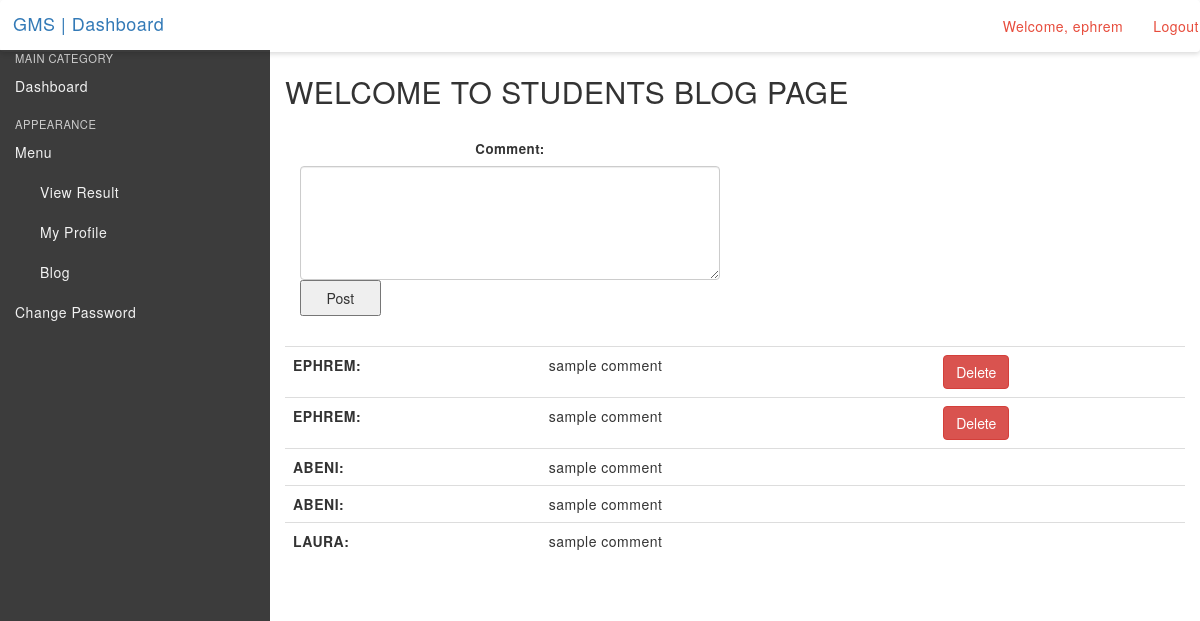
Page /comment.php (signed in) on the committed database.
### tables this page shows
CREATE TABLE `comment` (
  `id` int(11) NOT NULL,
  `studentId` int(11) NOT NULL,
  `comment` varchar(300) NOT NULL,
  `Name` varchar(20) DEFAULT NULL
);

### comment.php (the view, shortened to what this page needs)
<?php
$StudentId = $_SESSION['sess_studentId'];
if(strlen($_SESSION['alogin'])=="")
    {
    header("Location: index.php");
    }
elseif($_SESSION['sess_userrole']!="student"){
    header("Location: index.php");
}
else{
?>
<!DOCTYPE html>
<html lang="en">
    <head>
        <link rel="stylesheet" href="css/bootstrap.min.css" media="screen" >
        <link rel="stylesheet" href="css/font-awesome.min.css" media="screen" >
        <link rel="stylesheet" href="css/animate-css/animate.min.css" media="screen" >
        <link rel="stylesheet" href="css/lobipanel/lobipanel.min.css" media="screen" >
        <link rel="stylesheet" href="css/toastr/toastr.min.css" media="screen" >
        <link rel="stylesheet" href="css/icheck/skins/line/blue.css" >
        <link rel="stylesheet" href="css/icheck/skins/line/red.css" >
        <link rel="stylesheet" href="css/icheck/skins/line/green.css" >
        <link rel="stylesheet" href="css/main.css" media="screen" >
        <link rel="stylesheet" href="https://maxcdn.bootstrapcdn.com/bootstrap/3.3.7/css/bootstrap.min.css">
    </head>
    <body class="top-navbar-fixed">
        <div class="main-wrapper">
              <?php include('includes/topbar.php');?>
            <div class="content-wrapper">
                <div class="content-container">
                    <?php include('includes/studentleftbar.php');?>
                    <div class="main-page">
                        <div class="container-fluid">
                            <div class="row page-title-div">
                            <h2 class="title">WELCOME TO STUDENTS BLOG PAGE</h2>
                                <div class="col-sm-6">
                                    <center>
                                        <div class="form-group">
                                            <form action="comment.php" method="POST">
                                            <table>
                                            <br><input type="hidden" value="<?php echo $username; ?>" name="name"/></td></tr>
                                            <label for="comment">Comment:</label>
                                            <textarea class="form-control" name="comment" rows="5" id="comment"></textarea>
                                            <tr><td colspan="2"><input type="submit" name="submit" value="Post"></td></tr>
                                            </table>
                                            </form>
                                        </div>
                                        </div>
                                        <table class="table table-hover">
                                         <tbody>
                                                    <?php
                                                        $query = "SELECT * from comment ";
                                                        $stmt = $dbh->prepare($query);
                                                        $stmt->execute();
                                                        $resultss=$stmt->fetchAll(PDO::FETCH_OBJ);
                                                        if($stmt->rowCount() > 0)
                                                        {
                                                        foreach($resultss as $row)
                                                        {
                                                        $commentid = $row->id;
                                                    ?>
                                            <tr>
                                                <td><b><?php echo strtoupper($row->Name);?>:</b> </td>
                                                <td><?php echo $row->comment;?> </td>
                                                <td> <?php  if($StudentId == $row->studentId){?>
                                                            <a href='deletecomment.php?commentid=<?php echo $commentid;?>'><button type="button" class="btn btn-danger">Delete</button></a></td>
                                                    <?php } ?>
                                       <?php  }  ?>
                                       </tr>
                                        </tbody>
                                        </table>
                                    <div>   <?php } else {
                                         echo '<div class="alert alert-success left-icon-alert" role="alert"> ';
                                          echo ' <a href="#" class="close" data-dismiss="alert">&times;</a> ';
                                           echo ' <strong></strong>Well done! The flag is Y0U_AR3_7H3_B357 ';
                                         }
                                         ?>
                                       </div>
                                </div>
                            </div>
                        </div>
                    </div>
                </div>
            </div>
    </body>
</html>
<?php } ?>

### includes/topbar.php (shortened to what this page needs)
<?php
$username =$_SESSION['sess_username'];
if(strlen($_SESSION['alogin'])=="")
    {
    header("Location: index.php");
	}
else {
?>
  <nav class="navbar top-navbar bg-maroon box-shadow">
            	<div class="container-fluid">
                    <div class="row">
                        <div class="navbar-header no-padding">
                			<a class="navbar-brand" href="#">
                			    GMS | Dashboard
                			</a>
                        </div>
                          	<ul class="nav navbar-nav navbar-right" data-dropdown-in="fadeIn" data-dropdown-out="fadeOut">
									<li><a href="#" class="color-danger text-center"><i class=""></i> Welcome, <?php echo $username;?>  </a></li>
                				    <li><a href="logout.php" class="color-danger text-center">Logout</a></li>
                			</ul>
                    </div>
            	</div>
            </nav>
<?php } ?>

### includes/studentleftbar.php
<div class="left-sidebar bg-black-300 box-shadow ">
                        <div class="sidebar-content">
                          <div class="sidebar-nav">
                                <ul class="side-nav color-gray">
                                    <li class="nav-header">
                                        <span class="">Main Category</span>
                                    </li>
                                    <li>
                                        <a href="#"> <span>Dashboard</span> </a>
                                    </li>
                                    <li class="nav-header">
                                        <span class="">Appearance</span>
                                    </li>
					<li class="has-children">
                                        <a href="#"></i> <span>Menu</span></a>
                                        <ul class="child-nav">
                                            <li><a href="find-result.php"> <span>View Result</span></a></li>
                                            <li><a href="profile.php?profile=<?php echo base64_encode($_SESSION['sess_studentId']); ?>"><span>My Profile</span></a></li>
                                            <li><a href="comment.php"><span>Blog</span></a></li>
                                        </ul>
                                        <li><a href="#"> <span>Change Password</span></a></li>
                                    </li>
                            </div>
                        </div>
</div>

### rows in the picture
comment: Name "EPHREM", comment "sample comment"
comment: Name "EPHREM", comment "sample comment"
comment: Name "ABENI", comment "sample comment"
comment: Name "ABENI", comment "sample comment"
comment: Name "LAURA", comment "sample comment"

### other values in the picture
$username "ephrem"
